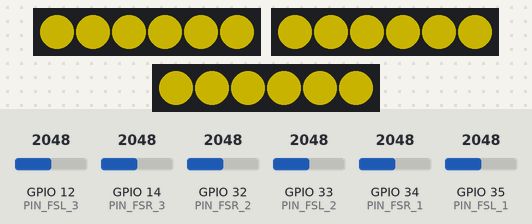
Bench run of a sketch on a simulated ESP32. On the bench: 3 × 6 RGB LEDs in strip order, left to right. Inputs (shaded band) come from the test bench; at power-on: GPIO 14 (PIN_FSR_3) = 2048, GPIO 12 (PIN_FSL_3) = 2048, GPIO 33 (PIN_FSL_2) = 2048, GPIO 35 (PIN_FSL_1) = 2048, GPIO 32 (PIN_FSR_2) = 2048, GPIO 34 (PIN_FSR_1) = 2048. Dim RGB values are drawn brighter than linear; WiFi joins after 1.5 s; servers stay silent unless stated; storage starts empty; what the sketch prints to the serial monitor is not drawn.

Above: at 3.2 s.
3.3 s: GPIO 14 (PIN_FSR_3) set to 2866
At 3.9 s:
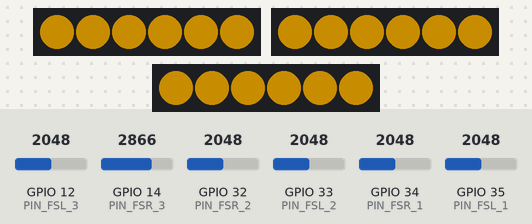
4.8 s: GPIO 12 (PIN_FSL_3) set to 1031
7.8 s: GPIO 12 (PIN_FSL_3) set to 970
10.8 s: GPIO 33 (PIN_FSL_2) set to 170
At 12.0 s:
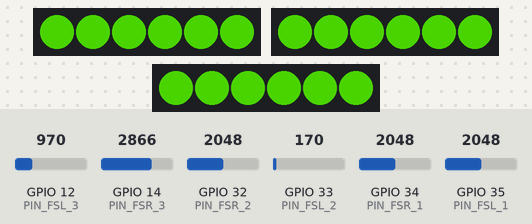
12.3 s: GPIO 35 (PIN_FSL_1) set to 1228
At 13.5 s:
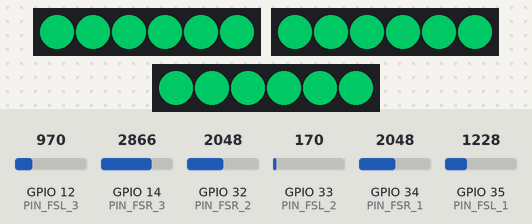
13.9 s: GPIO 14 (PIN_FSR_3) set to 170
At 14.2 s:
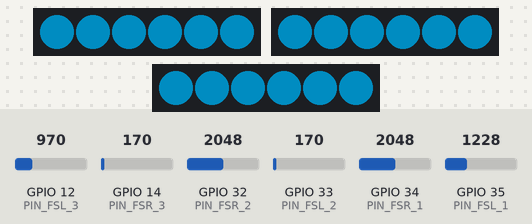
Timing chart, 0 to 16.4 s (numbered marks = the images above; inputs shaded):
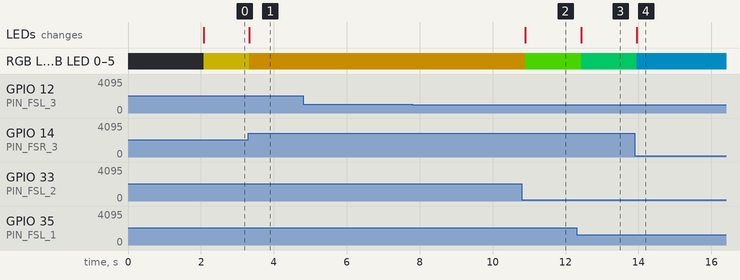

Measured:
- after the input at 3.3 s, RGB LED 0–5, RGB LED 0–5, RGB LED 0–5: RGB(100, 90, 0) → RGB(100, 70, 0) at once; the LEDs: change at once (image 1)
- after the input at 4.8 s, every drawn part: stays the same
- after the input at 7.8 s, every drawn part: stays the same
- after the input at 10.8 s, RGB LED 0–5, RGB LED 0–5, RGB LED 0–5: RGB(100, 70, 0) → RGB(44, 128, 0) after 0.10 s; the LEDs: change after 0.10 s (image 2)
- after the input at 12.3 s, RGB LED 0–5, RGB LED 0–5, RGB LED 0–5: RGB(44, 128, 0) → RGB(0, 100, 50) after 0.13 s; the LEDs: change after 0.13 s (image 3)
- after the input at 13.9 s, RGB LED 0–5, RGB LED 0–5, RGB LED 0–5: RGB(0, 100, 50) → RGB(0, 63, 87) after 0.05 s; the LEDs: change after 0.05 s (image 4)

The sketch:

esp32_sd.ino
```cpp
// This code is intended for data handling, correction and sending, run on ESP32 WROOM dev kit v1
// Libraries for SD card
#include <FS.h>
#include <FSImpl.h>
#include <vfs_api.h>
#include <SD.h>
#include <SPI.h>

// Library for LED
#include <FastLED.h>

// Websockets libraries
#include <WiFi.h>
#include <ESPAsyncWebServer.h>
#include <WebSocketsServer.h>

#define NUM_LEDS 6        // Number of LED in the stripe
#define PIN_FSR_1 34
#define PIN_FSL_1 35
#define PIN_FSR_2 32
#define PIN_FSL_2 33
#define PIN_FSR_3 14
#define PIN_FSL_3 12
#define PIN_LED_FIRST 26
#define PIN_LED_SECOND 27
#define PIN_LED_THIRD 25
#define SD_CS     5        // Define CS pin for the SD card module

CRGB leds_1[NUM_LEDS];
CRGB leds_2[NUM_LEDS];
CRGB leds_3[NUM_LEDS];
String dataMessage;
char* filename = "/data_free_displacement.txt";
unsigned long int readingID = 0;
unsigned long int _time;  // Seconds
byte counter;
int FSL_1_reading;
int FSL_2_reading;
int FSL_3_reading;
int FSR_1_reading;
int FSR_2_reading;
int FSR_3_reading;
int FSR_max;
int FSL_avg;
int hue;
int F;

const char *ssid = "MGTS_GPON_8E38";
const char *password =  "NxpNRAXG";
// WebSocket globals
AsyncWebServer server(80);
AsyncWebSocket ws("/ws");
AsyncEventSource events("/events");

// Callback: receiving any WebSocket message
void onWebSocketEvent(AsyncWebSocket * server, AsyncWebSocketClient * client, AwsEventType type, void * arg, uint8_t *payload, size_t len) {

  // Figure out the type of WebSocket event
  switch(type) {

    // Client has disconnected
    case WStype_DISCONNECTED:
      Serial.printf("[%u] Disconnected!\n", client->id());
      break;

    // New client has connected
    case WStype_CONNECTED:
      {
        Serial.printf("[%u] Connection from ", client->id());
      }
      break;
    // For everything else: do nothing
    case WStype_TEXT:
    case WStype_BIN:
    case WStype_ERROR:
    case WStype_FRAGMENT_TEXT_START:
    case WStype_FRAGMENT_BIN_START:
    case WStype_FRAGMENT:
    case WStype_FRAGMENT_FIN:
    default:
      break;
  }
}

void setup() {
  // initialize serial communication at 9600 bits per second:
  FastLED.addLeds<WS2811, PIN_LED_FIRST, GRB>(leds_1, NUM_LEDS).setCorrection( TypicalLEDStrip );
  FastLED.addLeds<WS2811, PIN_LED_SECOND, GRB>(leds_2, NUM_LEDS).setCorrection( TypicalLEDStrip );
  FastLED.addLeds<WS2811, PIN_LED_THIRD, GRB>(leds_3, NUM_LEDS).setCorrection( TypicalLEDStrip );
  FastLED.setBrightness(150);
  Serial.begin(9600);

  // Initialize SD card
  SD.begin(SD_CS);
  if(!SD.begin(SD_CS)) {
    Serial.println("Card Mount Failed");
    return;
  }
  uint8_t cardType = SD.cardType();
  if(cardType == CARD_NONE) {
    Serial.println("No SD card attached");
    return;
  }
  Serial.println("Initializing SD card...");
  if (!SD.begin(SD_CS)) {
    Serial.println("ERROR - SD card initialization failed!");
    return;    // init failed
  }
  // If the data.txt file doesn't exist
  // Create a file on the SD card and write the data labels
  File file = SD.open(filename);
  if(!file) {
    Serial.println("File doens't exist");
    Serial.println("Creating file...");
    writeFile(SD, filename, "ReadingID, time, fsr1, fsr2, fsr3, fsl1, fsl2, fsl3, fsr_max, fsl_avg, hue, force \r\n");
  }
  else {
    Serial.println("File already exists, remove, create new");
    SD.remove(filename);
    writeFile(SD, filename, "Start a new data harvesting... \r\n");
    writeFile(SD, filename, "ReadingID, time, fsr1, fsr2, fsr3, fsl1, fsl2, fsl3, fsr_max, fsl_avg, hue, force \r\n");
  }
  file.close();

  // Setting up WiFi server
  WiFi.begin(ssid, password);
  Serial.print("Connecting to ");
  Serial.print(ssid); Serial.println(" ...");
  while (WiFi.status() != WL_CONNECTED) { // Wait for the Wi-Fi to connect
    delay(1000);
    Serial.print('.');
  }
  Serial.println('\n');
  Serial.println("Connection established!");
  Serial.print("IP Address: ");
  Serial.println(WiFi.localIP());

  server.on("/", HTTP_GET, [](AsyncWebServerRequest *request){
      request->send(200, "text/plain", "Welcome. WebSocket server located on route /ws");
  });

  server.onNotFound([](AsyncWebServerRequest *request){
    request->send(404, "text/plain", "Not found");
  });

  ws.onEvent(onWebSocketEvent);
  server.addHandler(&ws);

  server.begin();
}
int max3(int a, int b, int c)
{
  int maxguess;
  maxguess = max(a,b);  // biggest of A and B
  maxguess = max(maxguess, c);  // but maybe C is bigger?

  return(maxguess);
}
// the loop routine runs over and over again forever:
void loop() {
  _time = millis();
  FSL_1_reading = analogRead(PIN_FSL_1);
  FSR_1_reading = analogRead(PIN_FSR_1);
  FSL_2_reading = analogRead(PIN_FSL_2);
  FSR_2_reading = analogRead(PIN_FSR_2);
  FSL_3_reading = analogRead(PIN_FSL_3);
  FSR_3_reading = analogRead(PIN_FSR_3);
  FSR_max = max3(FSR_1_reading, FSR_2_reading, FSR_3_reading);
  FSL_avg = int((FSL_1_reading + FSL_2_reading + FSL_3_reading)/3);
  int hue_max = 210;
  int hue_min = 45;
  FSR_max = map(FSR_max, 5, 2400, hue_min, hue_max);
  FSL_avg = map(FSL_avg, 950, 1150, hue_min, hue_max);
  FSR_max = constrain(FSR_max, hue_min, hue_max);
  FSL_avg = constrain(FSL_avg, hue_min, hue_max);
  // setting up color of each actuator
  hue = int((FSR_max + FSL_avg)/2);
  // force estimation
  F = map(hue, hue_min, hue_max, 0, 100);

  for (int i = 0; i < NUM_LEDS; i++ ) {         // от 0 до первой трети
    leds_1[i] = CHSV(255-hue, 255, 255);  // HSV. Увеличивать HUE (цвет)
    leds_2[i] = CHSV(255-hue, 255, 255);
    leds_3[i] = CHSV(255-hue, 255, 255);

    // умножение i уменьшает шаг радуги
  }
  counter++;        // counter меняется от 0 до 255 (тип данных byte)
  FastLED.show();
  delay(5);         // скорость движения радуги

  Serial.print("ID: ");
  Serial.print(readingID);
  Serial.print("\t");
  Serial.print("time: ");
  Serial.print(_time);
  Serial.print("\t");
  Serial.print("Force 1: ");
  Serial.print(FSR_1_reading);
  Serial.print("\t");
  Serial.print("Flex 1: ");
  Serial.print(FSL_1_reading);
  Serial.print("\t");
  Serial.print("Force 2: ");
  Serial.print(FSR_2_reading);
  Serial.print("\t");
  Serial.print("Flex 2: ");
  Serial.print(FSL_2_reading);
  Serial.print("\t");
  Serial.print("Force 3: ");
  Serial.print(FSR_3_reading);
  Serial.print("\t");
  Serial.print("Flex 3: ");
  Serial.print(FSL_3_reading);
  Serial.print("\t");
  Serial.print("FSR_max: ");
  Serial.print(FSR_max);
  Serial.print("\t");
  Serial.print("FSL_avg: ");
  Serial.print(FSL_avg);
  Serial.print("\t");
  Serial.print("hue: ");
  Serial.println(hue);

  //logSDCard();
  readingID++;

  //Sending information for all websocket users
  ws.textAll(String(FSR_max) + "," + String(FSL_avg)+ "," + String(hue));

  // Refreshing user list (connect/disconnect)
  ws.cleanupClients();
}

// Write the sensor readings on the SD card
void logSDCard() {
  dataMessage = String(readingID) + "," + String(_time)+ "," + String(FSR_1_reading) + "," + String(FSR_2_reading) + "," + String(FSR_3_reading) + ","
                + String(FSL_1_reading) + "," + String(FSL_2_reading) + "," + String(FSL_3_reading) + "," + String(FSR_max) + "," + String(FSL_avg) + "," + String(hue) + "," + String(F) + "\r\n";
  Serial.print("\t");
  Serial.print("Save data: ");
  Serial.println(dataMessage);
  appendFile(SD, filename, dataMessage.c_str());
}

// Write to the SD card (DON'T MODIFY THIS FUNCTION)
void writeFile(fs::FS &fs, const char * path, const char * message) {
//  Serial.printf("Writing file: %s\n", path);

  File file = fs.open(path, FILE_WRITE);
  if(!file) {
    Serial.println("Failed to open file for writing");
    return;
  }
  if(file.print(message)) {
//    Serial.println("File written");
  } else {
    Serial.println("Write failed");
  }
  file.close();
}

// Append data to the SD card (DON'T MODIFY THIS FUNCTION)
void appendFile(fs::FS &fs, const char * path, const char * message) {
//  Serial.printf("Appending to file: %s\n", path);

  File file = fs.open(path, FILE_APPEND);
  if(!file) {
    Serial.println("Failed to open file for appending");
    return;
  }
  if(file.print(message)) {
//   Serial.println("Message appended");
  } else {
    Serial.println("Append failed");
  }
  file.close();
}
```
